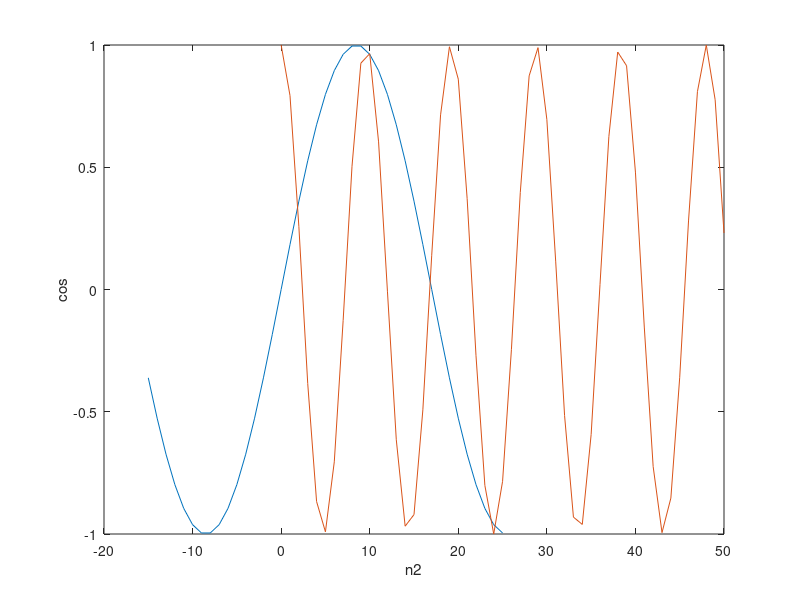
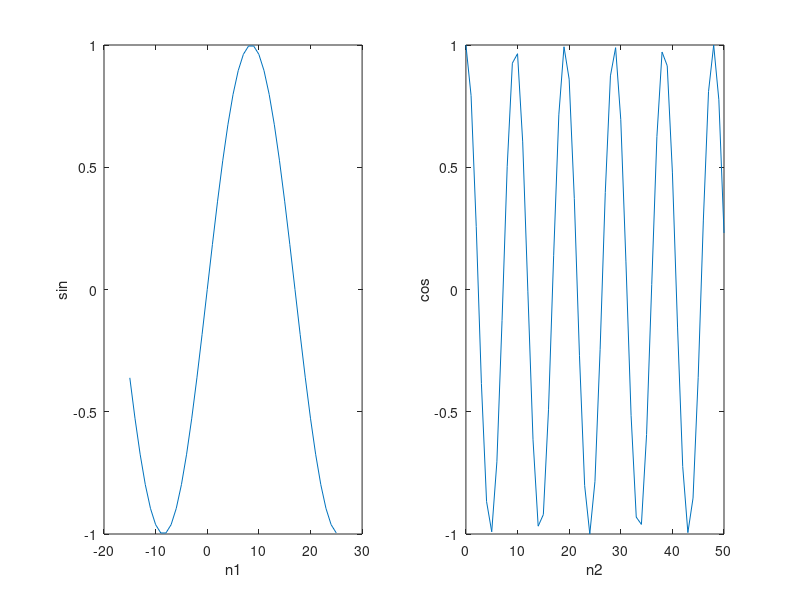

Source code (MATLAB) for these figures, in order:
n1 = -15:25;
x1 = sin( (pi/17)*n1 );

n2 = 0:50;
x2 = cos( (pi/sqrt(23))*n2 );

figure(1)

plot(n1,x1),xlabel('n1'),ylabel('sin')
hold on
plot(n2,x2),xlabel('n2'),ylabel('cos')
hold off

figure(2)

subplot(1,2,1),plot(n1,x1),xlabel('n1'),ylabel('sin')
subplot(1,2,2),plot(n2,x2),xlabel('n2'),ylabel('cos')